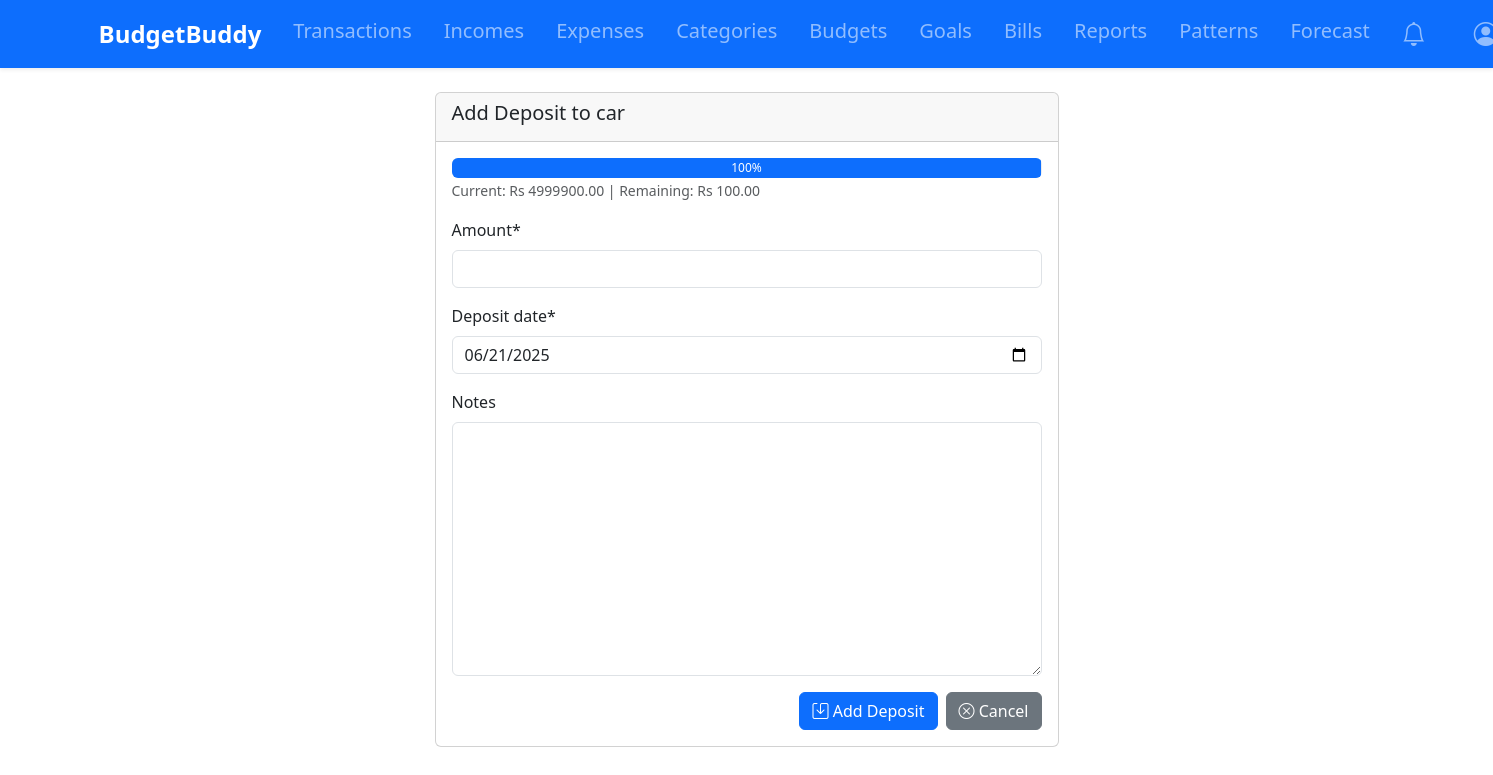
The app's page /goals/6/deposit/ (signed in) with its own data.
### tracker/models.py (models this page shows, shortened)
class Goal(models.Model):
    user = models.ForeignKey(User, on_delete=models.CASCADE)
    name = models.CharField(max_length=100)
    target_amount = models.DecimalField(max_digits=10, decimal_places=2, validators=[MinValueValidator(0.01)])
    current_amount = models.DecimalField(max_digits=10, decimal_places=2, default=0)
    target_date = models.DateField()
    completed = models.BooleanField(default=False)
    created_at = models.DateTimeField(auto_now_add=True)
    def progress(self):
        return (self.current_amount / self.target_amount) * 100 if self.target_amount else 0
    @property
    def remaining_amount(self):
        return max(self.target_amount - self.current_amount, 0)
    def can_add_deposit(self):
        return not self.completed and self.remaining_amount > 0

### tracker/views.py (the view)
# urls.py: path('goals/<int:goal_id>/deposit/', views.add_goal_deposit, name='add_goal_deposit'),
@login_required
def add_goal_deposit(request, goal_id):
    goal = get_object_or_404(Goal, id=goal_id, user=request.user)
    if not goal.can_add_deposit():
        messages.error(request, "Cannot add deposit - goal already completed!")
        return redirect('goals')
    if request.method == 'POST':
        form = GoalDepositForm(request.POST, goal=goal)
        if form.is_valid():
            deposit = form.save(commit=False)
            deposit.goal = goal
            try:
                deposit.save()
                messages.success(request, f'Deposit of Rs {deposit.amount} added to {goal.name}')
                return redirect('goals')
            except ValidationError as e:
                messages.error(request, str(e))
    else:
        form = GoalDepositForm(goal=goal)
    return render(request, 'tracker/add_deposit.html', {
        'form': form,
        'goal': goal
    })

### tracker/forms.py (shortened to what this page needs)
class GoalDepositForm(forms.ModelForm):
    class Meta:
        model = GoalDeposit
        fields = ['amount', 'deposit_date', 'notes']
        widgets = {
            'deposit_date': forms.DateInput(attrs={'type': 'date'}),
            'amount': forms.NumberInput(attrs={
                'min': '0.01',
                'step': '0.01',
                'max': ''
            })
        }
    def __init__(self, *args, **kwargs):
        self.goal = kwargs.pop('goal', None)
        super().__init__(*args, **kwargs)
        if self.goal:
            remaining = self.goal.target_amount - self.goal.current_amount
            self.fields['amount'].widget.attrs['max'] = f"{remaining:.2f}"

### tracker/context_processors.py (called while the page is built)
def notifications_count(request):
    if request.user.is_authenticated:
        return {
            'unread_notifications_count': Notification.objects.filter(
                user=request.user,
                is_read=False
            ).count()
        }
    return {'unread_notifications_count': 0}

### tracker/models.py (called while the page is built)
    def __str__(self):
        return f"{self.name} ({self.get_category_type_display()})"

    def progress(self):
        expenses = Transaction.objects.filter(
            user=self.user,
            category=self.category,
            date__gte=self.start_date,
            date__lte=self.end_date
        ).aggregate(total=models.Sum('amount'))['total'] or 0
        return (expenses / self.amount) * 100 if self.amount else 0

### tracker/utils.py (called while the page is built)
def should_send_notification(notification_type, user, message):
    now = timezone.now()
    threshold = {
        'BUDGET': timedelta(hours=12),
        'GOAL': timedelta(days=1),
        'BILL': timedelta(days=1)
    }.get(notification_type, timedelta(days=1))
    existing = Notification.objects.filter(
        user=user,
        notification_type=notification_type,
        message=message,
        is_active=True
    ).order_by('-last_sent').first()
    if not existing:
        return True
    if existing.repeat_frequency == 'ONCE':
        return False
    elif existing.repeat_frequency == 'DAILY' and (now - existing.last_sent) >= timedelta(days=1):
        return True
    elif existing.repeat_frequency == 'WEEKLY' and (now - existing.last_sent) >= timedelta(weeks=1):
        return True
    return False

### templates/tracker/add_deposit.html (shortened to what this page needs)
{% extends 'base.html' %}
{% load crispy_forms_tags %}
{% block content %}
<div class="container">
    <div class="row justify-content-center">
        <div class="col-md-6">
            <div class="card">
                <div class="card-header">
                    <h5 class="card-title">Add Deposit to {{ goal.name }}</h5>
                </div>
                <div class="card-body">
                    <div class="mb-3">
                        <div class="progress" style="height: 20px;">
                            <div class="progress-bar {% if goal.completed %}bg-success{% else %}bg-primary{% endif %}"
                                style="width: {{ goal.progress }}%">
                                {{ goal.progress|floatformat:0 }}%
                            </div>
                        </div>
                        <small class="text-muted">
                            Current: Rs {{ goal.current_amount|floatformat:2 }} |
                            Remaining: Rs {{ goal.remaining_amount|floatformat:2 }}
                        </small>
                    </div>
                    <form method="post">
                        {{ form|crispy }}
                        <div class="d-grid gap-2 d-md-flex justify-content-md-end mt-3">
                            <button type="submit" class="btn btn-primary">
                                <i class="bi bi-save"></i> Add Deposit
                            </button>
                            <a href="{% url 'goals' %}" class="btn btn-secondary">
                                <i class="bi bi-x-circle"></i> Cancel
                            </a>
                        </div>
                    </form>
                </div>
            </div>
        </div>
    </div>
</div>
{% endblock %}

### records on screen
Goal: name "car", progress "100", current_amount "4999900.00", remaining_amount "100.00"
